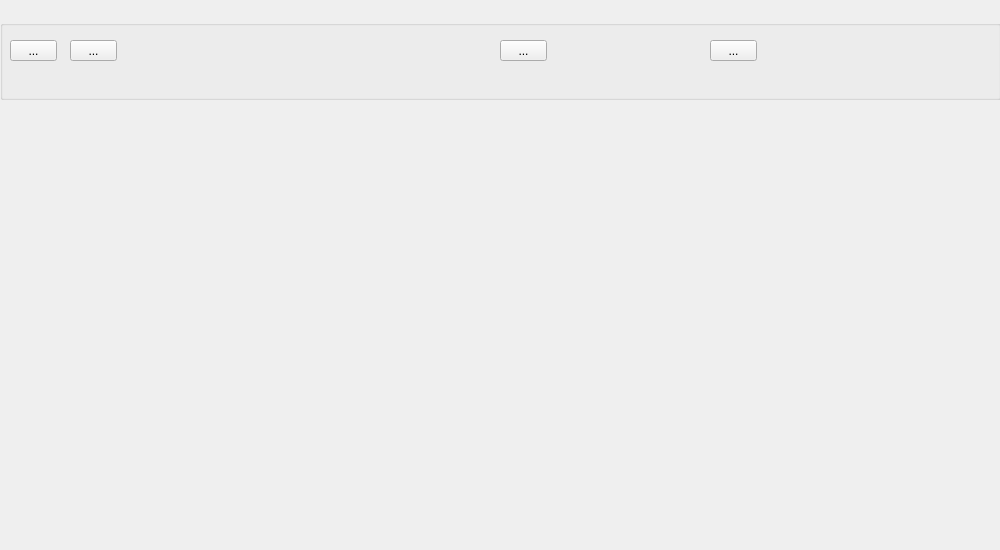
<?xml version="1.0" encoding="UTF-8"?>
<ui version="4.0">
 <class>SettingDialog</class>
 <widget class="QDialog" name="SettingDialog">
  <property name="geometry">
   <rect>
    <x>0</x>
    <y>0</y>
    <width>1000</width>
    <height>550</height>
   </rect>
  </property>
  <property name="windowTitle">
   <string>设置</string>
  </property>
  <widget class="QGroupBox" name="groupBox">
   <property name="geometry">
    <rect>
     <x>0</x>
     <y>20</y>
     <width>1001</width>
     <height>80</height>
    </rect>
   </property>
   <property name="title">
    <string/>
   </property>
   <widget class="QToolButton" name="toolButton_Transaction">
    <property name="geometry">
     <rect>
      <x>10</x>
      <y>20</y>
      <width>47</width>
      <height>21</height>
     </rect>
    </property>
    <property name="text">
     <string>...</string>
    </property>
   </widget>
   <widget class="QToolButton" name="toolButton_Accout">
    <property name="geometry">
     <rect>
      <x>70</x>
      <y>20</y>
      <width>47</width>
      <height>21</height>
     </rect>
    </property>
    <property name="text">
     <string>...</string>
    </property>
   </widget>
   <widget class="QToolButton" name="toolButton_Password">
    <property name="geometry">
     <rect>
      <x>500</x>
      <y>20</y>
      <width>47</width>
      <height>21</height>
     </rect>
    </property>
    <property name="text">
     <string>...</string>
    </property>
   </widget>
   <widget class="QToolButton" name="toolButton_Client">
    <property name="geometry">
     <rect>
      <x>710</x>
      <y>20</y>
      <width>47</width>
      <height>21</height>
     </rect>
    </property>
    <property name="text">
     <string>...</string>
    </property>
   </widget>
  </widget>
  <widget class="QStackedWidget" name="stackedWidget">
   <property name="geometry">
    <rect>
     <x>0</x>
     <y>100</y>
     <width>1001</width>
     <height>451</height>
    </rect>
   </property>
   <widget class="QWidget" name="page"/>
   <widget class="QWidget" name="page_2"/>
  </widget>
 </widget>
 <resources/>
 <connections/>
</ui>
